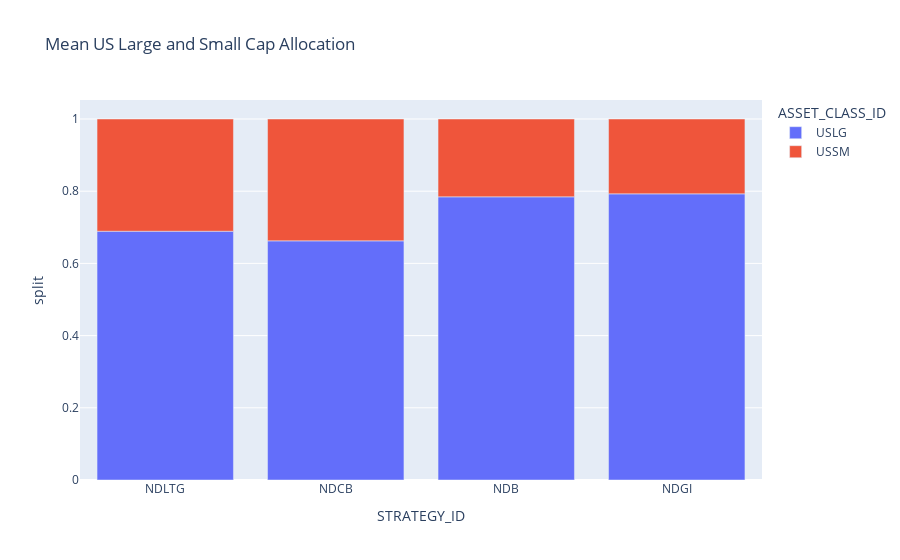

Here is the notebook cell this chart was saved with:
### Code cell
us = df.filter(pl.col("ASSET_CLASS_ID").is_in(["USLG","USSM"]))
summed = us.group_by(["STRATEGY_ID", "DATE"]).agg(pl.col("WGT").sum())
us = us.join(summed, on=["STRATEGY_ID", "DATE"],
                how="inner",)
us = us.with_columns((pl.col("WGT") / pl.col("WGT_right")).alias("split"))
us_mean = us.group_by(["STRATEGY_ID", "ASSET_CLASS_ID"]).agg(pl.col("split").mean())
print(us_mean)
to_plot = us_mean.to_pandas()
fig = px.bar(to_plot, x='STRATEGY_ID', y='split', color='ASSET_CLASS_ID', title="Mean US Large and Small Cap Allocation")
fig.write_html("us.html")
fig

### Figure 1 — Plotly figure (JSON) as saved in the notebook; plotly's stock layout.template omitted (floating-point values rounded to 4 significant figures)
{"data": [{"alignmentgroup": "True", "hovertemplate": "ASSET_CLASS_ID=USLG<br>STRATEGY_ID=%{x}<br>split=%{y}<extra></extra>", "legendgroup": "USLG", "marker": {"color": "#636efa", "pattern": {"shape": ""}}, "name": "USLG", "offsetgroup": "USLG", "orientation": "v", "showlegend": true, "textposition": "auto", "type": "bar", "x": ["NDLTG", "NDCB", "NDB", "NDGI"], "xaxis": "x", "y": [0.6891, 0.6624, 0.7844, 0.7927], "yaxis": "y"}, {"alignmentgroup": "True", "hovertemplate": "ASSET_CLASS_ID=USSM<br>STRATEGY_ID=%{x}<br>split=%{y}<extra></extra>", "legendgroup": "USSM", "marker": {"color": "#EF553B", "pattern": {"shape": ""}}, "name": "USSM", "offsetgroup": "USSM", "orientation": "v", "showlegend": true, "textposition": "auto", "type": "bar", "x": ["NDLTG", "NDCB", "NDGI", "NDB"], "xaxis": "x", "y": [0.3109, 0.3376, 0.2073, 0.2156], "yaxis": "y"}], "layout": {"barmode": "relative", "legend": {"title": {"text": "ASSET_CLASS_ID"}, "tracegroupgap": 0}, "title": {"text": "Mean US Large and Small Cap Allocation"}, "xaxis": {"anchor": "y", "domain": [0, 1], "title": {"text": "STRATEGY_ID"}}, "yaxis": {"anchor": "x", "domain": [0, 1], "title": {"text": "split"}}}}
